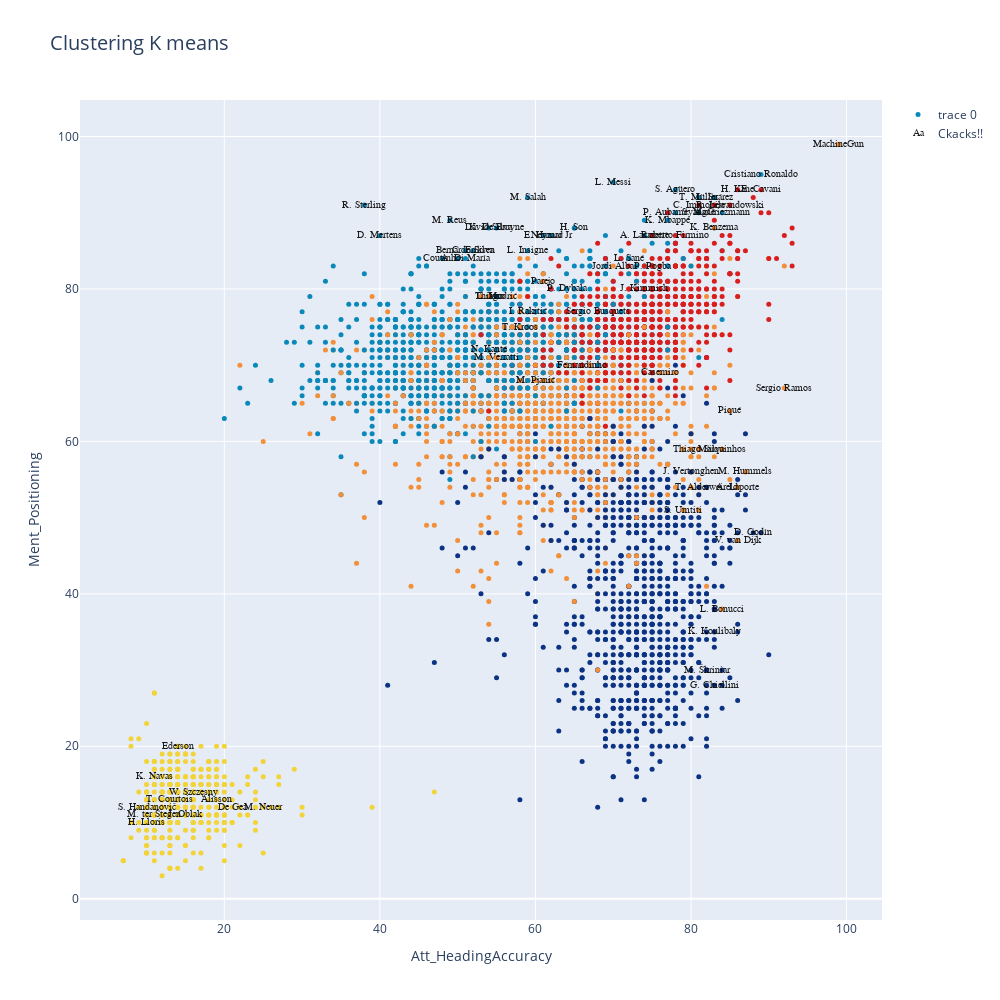

This figure's notebook cell:
### Code cell
data=[]
bool_crack=df_n["overall"] > 85
bool_no_crack=df_n["overall"]<86


#Eligo dos números entre 0 y  de n_skills-1
skill_1=skills_ratings[2]
skill_2=skills_ratings[22]


kmean_clusters = go.Scatter(x=df_skills[skill_1], y=df_skills[skill_2],
                           mode='markers',
                        text=df_n.loc[:,'short_name'],
                           marker=dict(
                                size=5,
                                color = clusters.astype(np.float), #set color equal to a variable
                                colorscale='Portland',
                                showscale=False)
                           )

crack =go.Scatter(x=df_skills.loc[bool_crack,skill_1], y=df_skills.loc[bool_crack,skill_2],name='Ckacks!!',
                      text=df_n.loc[bool_crack,'short_name'],
                      textfont=dict(family='sans serif',size=10,color='black'),
                      opacity=0.9,mode='text')

data=[kmean_clusters,crack]

layout = go.Layout(title="Clustering K means ",titlefont=dict(size=20),
                xaxis=dict(title=skill_1),
                yaxis=dict(title=skill_2),
                autosize=False, width=1000,height=1000)

fig = go.Figure(data=data, layout=layout)

iplot(fig)

### Figure 1 — Plotly figure (JSON) as saved in the notebook; plotly's stock layout.template omitted (floating-point values rounded to 4 significant figures; data arrays with more than 128 entries replaced by an {"elided": "..."} marker saying what was removed)
{"data": [{"marker": {"color": {"elided": "4757 int values"}, "colorscale": [[0, "rgb(12,51,131)"], [0.25, "rgb(10,136,186)"], [0.5, "rgb(242,211,56)"], [0.75, "rgb(242,143,56)"], [1, "rgb(217,30,30)"]], "showscale": false, "size": 5}, "mode": "markers", "text": {"elided": "4757 str values"}, "type": "scatter", "x": {"elided": "4757 int values"}, "y": {"elided": "4757 int values"}}, {"mode": "text", "name": "Ckacks!!", "opacity": 0.9, "text": ["L. Messi", "Cristiano Ronaldo", "Neymar Jr", "J. Oblak", "E. Hazard", "K. De Bruyne", "M. ter Stegen", "V. van Dijk", "L. Modrić", "M. Salah", "K. Mbappé", "K. Koulibaly", "H. Kane", "Alisson", "De Gea", "N. Kanté", "G. Chiellini", "S. Agüero", "Sergio Ramos", "L. Suárez", "R. Lewandowski", "Sergio Busquets", "A. Griezmann", "P. Dybala", "P. Pogba", "Ederson", "R. Sterling", "C. Eriksen", "T. Courtois", "Piqué", "S. Handanovič", "M. Neuer", "H. Lloris", "David Silva", "E. Cavani", "D. Godín", "T. Kroos", "M. Reus", "P. Aubameyang", "S. Mané", "A. Laporte", "Bernardo Silva", "Casemiro", "H. Son", "Fernandinho", "Thiago Silva", "K. Benzema", "J. Vertonghen", "D. Mertens", "M. Hummels", "T. Alderweireld", "Jordi Alba", "Thiago", "K. Navas", "L. Insigne", "L. Sané", "Marquinhos", "M. Škriniar", "M. Verratti", "S. Umtiti", "W. Szczęsny", "J. Kimmich", "Isco", "Roberto Firmino", "I. Rakitić", "M. Pjanić", "A. Di María", "L. Bonucci", "Coutinho", "Parejo", "T. Müller", "C. Immobile", "A. Lacazette", "MachineGun"], "textfont": {"color": "black", "family": "sans serif", "size": 10}, "type": "scatter", "x": [70, 89, 62, 15, 61, 55, 11, 86, 55, 59, 77, 83, 86, 19, 21, 54, 83, 78, 92, 83, 85, 68, 84, 64, 75, 14, 38, 52, 13, 85, 10, 25, 10, 54, 89, 88, 58, 49, 78, 81, 86, 51, 76, 65, 66, 81, 83, 80, 40, 87, 82, 70, 54, 11, 59, 72, 84, 82, 55, 79, 16, 74, 55, 78, 59, 60, 51, 84, 48, 61, 81, 81, 74, 99], "y": [94, 95, 87, 11, 87, 88, 11, 47, 79, 92, 89, 35, 93, 13, 12, 72, 28, 93, 67, 92, 91, 77, 90, 80, 83, 20, 91, 85, 13, 64, 12, 12, 10, 88, 93, 48, 75, 89, 90, 90, 54, 85, 69, 88, 70, 59, 88, 56, 87, 56, 54, 83, 79, 16, 85, 84, 59, 30, 71, 51, 14, 80, 79, 87, 77, 68, 84, 38, 84, 81, 92, 91, 87, 99]}], "layout": {"autosize": false, "height": 1000, "title": {"font": {"size": 20}, "text": "Clustering K means "}, "width": 1000, "xaxis": {"title": {"text": "Att_HeadingAccuracy"}}, "yaxis": {"title": {"text": "Ment_Positioning"}}}}
